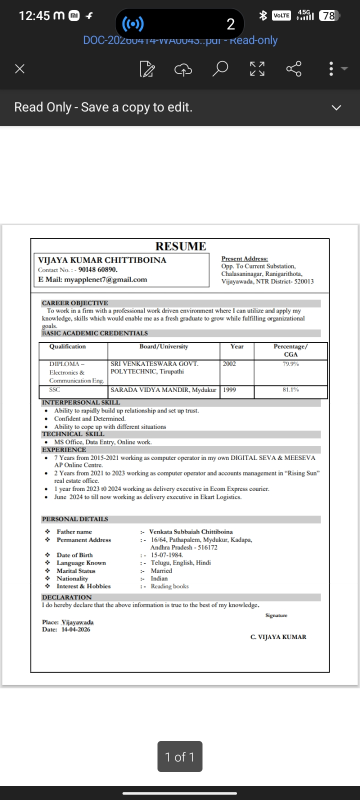
#> input picture attached_assets/IMG-20260619-WA0003_1781853588547.jpg, 720 x 1600 px (shown at 1/2 size)
$ python -i image_preprocess.py   (imports and definitions only)
#> lines starting #> are read from the running program, lines starting #| are printed output that depends on the picture; after the words box and inside, x2 and y2 are one past the last pixel; in counts of white or black regions, pixels touching at a corner belong together
"""
Image preprocessing pipeline for OCR enhancement.

Implements the same steps as the TensorFlow spec using PIL + numpy + OpenCV
(classical operations — TF adds no accuracy benefit here):

  1. Grayscale conversion
  2. Auto levels (histogram stretch)
  3. Brightness + contrast adjustment
  4. Sharpening via convolution kernel
  5. Background whitening (remove yellow/grey tones)
  6. Binarization (pure black/white)

All steps accept float params so UI sliders map directly to pipeline params.
"""

from __future__ import annotations
import hashlib
import numpy as np
from PIL import Image, ImageFilter, ImageEnhance


# ── Default preprocessing parameters ─────────────────────────────────────────

DEFAULT_PARAMS = {
    "brightness":        0.1,    # delta  (–0.5 … +0.5)
    "contrast":          2.0,    # factor (0.5 … 4.0)
    "white_point":       0.85,   # threshold for bg whitening (0.5 … 0.99)
    "black_point":       0.0,    # min clamp for auto-levels  (0.0 … 0.3)
    "sharpness":         5,      # centre weight of 3×3 kernel (3 … 9)
    "binarize_threshold": 0.5,   # final B/W split             (0.3 … 0.7)
}


# ── Pipeline ──────────────────────────────────────────────────────────────────

def preprocess_image(image_path: str, params: dict | None = None) -> Image.Image:
    """
    Load image from *image_path*, run full preprocessing pipeline,
    return a PIL Image ready for Tesseract (mode 'L', uint8).

    *params* keys match DEFAULT_PARAMS — only provided keys are overridden.
    """
    p = {**DEFAULT_PARAMS, **(params or {})}

    # ── Load ──────────────────────────────────────────────────────────────────
    img = Image.open(image_path).convert("RGB")
#> img is the input picture: PIL image 720x1600 RGB; mean R, G, B 205.8, 206, 206.1
    arr = np.array(img, dtype=np.float32) / 255.0

    # ── Step 1: Grayscale ─────────────────────────────────────────────────────
    gray = np.dot(arr, [0.299, 0.587, 0.114])          # (H, W) float32

    # ── Step 2: Auto levels (histogram stretch) ───────────────────────────────
    lo = max(float(np.min(gray)), float(p["black_point"]))
#> lo = 0
    hi = float(np.max(gray))
#> hi = 1
    denom = hi - lo + 1e-7
#> denom = 1
    leveled = np.clip((gray - lo) / denom, 0.0, 1.0)

    # ── Step 3: Contrast + brightness ─────────────────────────────────────────
    # contrast: stretch around 0.5
    factor = float(p["contrast"])
    adjusted = np.clip((leveled - 0.5) * factor + 0.5, 0.0, 1.0)
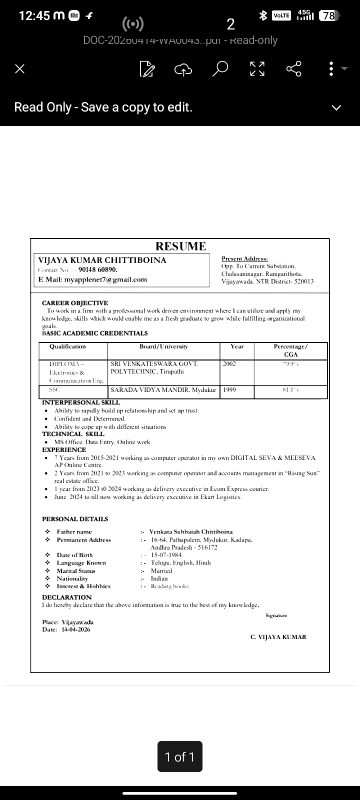
#> adjusted: shape (1600, 720) float64 (shown at 1/2 size); min 0, max 1, mean 0.799
    # brightness: additive delta
    adjusted = np.clip(adjusted + float(p["brightness"]), 0.0, 1.0)
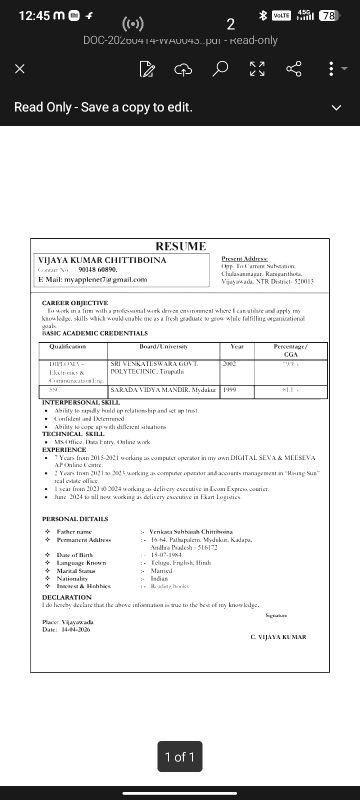
#> adjusted: shape (1600, 720) float64 (shown at 1/2 size); min 0.1, max 1, mean 0.821

    # ── Step 4: Sharpening via 3×3 kernel ────────────────────────────────────
    #   [ 0  -1   0 ]
    #   [-1   c  -1 ]    where c = sharpness centre weight
    #   [ 0  -1   0 ]
    # Note: Pillow 10+ requires size as a 2-tuple (w, h) — NOT a plain int
    c = float(p["sharpness"])
    img_pil_gray = Image.fromarray((adjusted * 255).astype(np.uint8), mode="L")
    kernel_data = [0, -1, 0, -1, int(c), -1, 0, -1, 0]
    scale = max(1, int(c) - 4)           # keep output in range
    try:
        sharpen_filter = ImageFilter.Kernel(size=(3, 3), kernel=kernel_data, scale=scale, offset=0)
        img_sharp = img_pil_gray.filter(sharpen_filter)
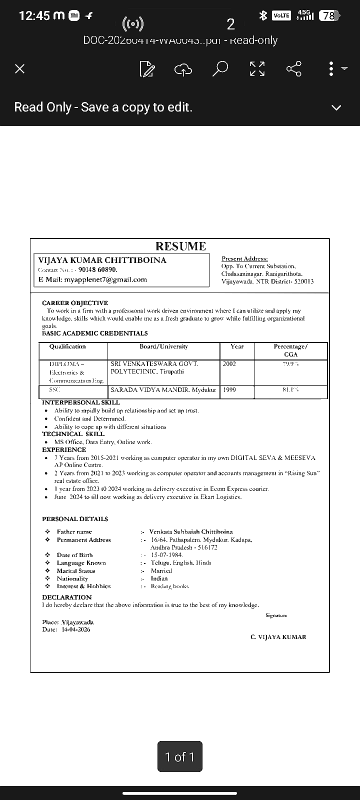
#> img_sharp: PIL image 720x1600 L (shown at 1/2 size); min 0, max 255, mean 207.6
    except TypeError:
        # Fallback for older Pillow API (size as int)
        sharpen_filter = ImageFilter.Kernel(size=3, kernel=kernel_data, scale=scale, offset=0)
        img_sharp = img_pil_gray.filter(sharpen_filter)
    sharp = np.array(img_sharp, dtype=np.float32) / 255.0
    sharp = np.clip(sharp, 0.0, 1.0)

    # ── Step 5: Background whitening ─────────────────────────────────────────
    wt = float(p["white_point"])
    whitened = np.where(sharp > wt, 1.0, sharp)

    # ── Step 6: Binarization ──────────────────────────────────────────────────
    bt = float(p["binarize_threshold"])
    binary = np.where(whitened > bt, 1.0, 0.0)
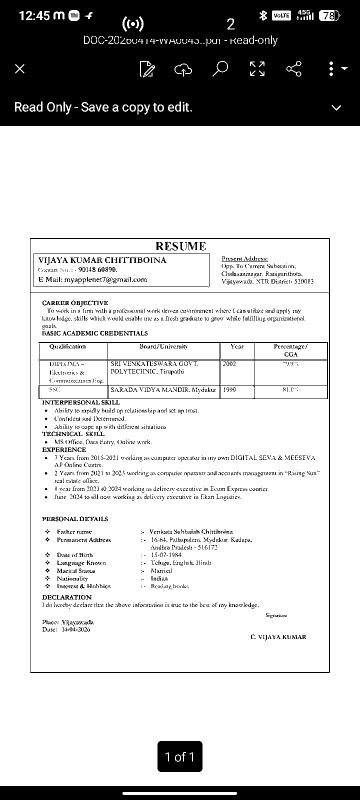
#> binary: shape (1600, 720) float64 (shown at 1/2 size); values 0 (black) and 1 (white), 79.8% white; 2363 black regions (2040 under 20 px), largest, box (x1, y1, x2, y2) and area: (0, 0, 720, 252) 171433, (0, 1572, 720, 1600) 18792, (60, 476, 660, 1346) 5592

    # ── Step 7: Region brightening (optional) ────────────────────────────────
    reg = p.get("brighten_region")
    if reg and isinstance(reg, dict):
        h, w = binary.shape
        rx1 = max(0, int(float(reg.get("x", 0)) * w))
        ry1 = max(0, int(float(reg.get("y", 0)) * h))
        rx2 = min(w, int((float(reg.get("x", 0)) + float(reg.get("w", 0))) * w))
        ry2 = min(h, int((float(reg.get("y", 0)) + float(reg.get("h", 0))) * h))
        if rx2 > rx1 and ry2 > ry1:
            # Apply extra brightening: re-binarize shadow region with lower threshold
            # (grey shadows → white background, but dark text ink stays dark)
            region_slice = whitened[ry1:ry2, rx1:rx2]
            lower_bt = bt * 0.6  # lower threshold = more pixels become white
            binary[ry1:ry2, rx1:rx2] = np.where(region_slice > lower_bt, 1.0, 0.0)

    # ── Return uint8 PIL image ─────────────────────────────────────────────────
    out = (binary * 255).astype(np.uint8)
    return Image.fromarray(out, mode="L")


# ── Text-region detection ─────────────────────────────────────────────────────

# [55 lines left out: functions detect_text_region, image_hash, not called in this run]

>>> result = preprocess_image('../../attached_assets/IMG-20260619-WA0003_1781853588547.jpg')
